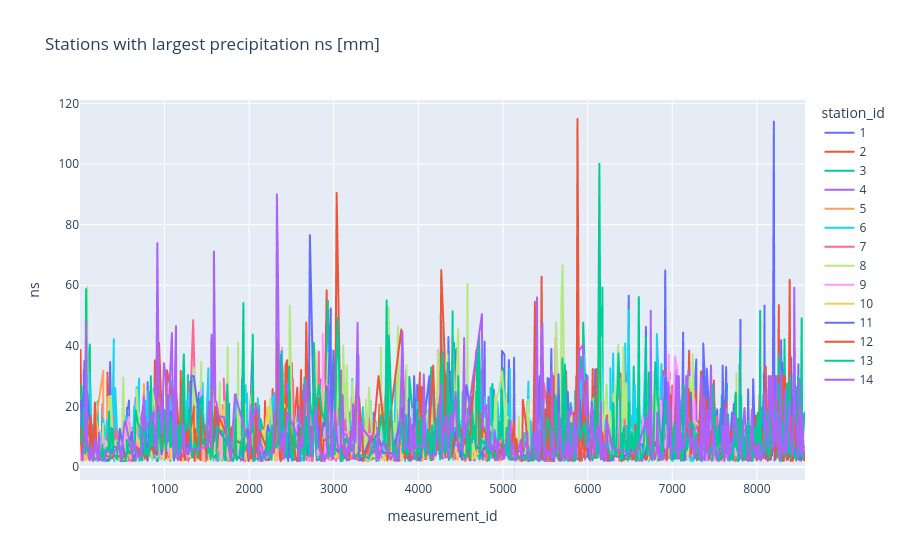

Notebook source saved alongside this figure:
### Code cell
# Formatting DataFrame
stations_high_precipitation = df_view
stations_high_precipitation['measurement_id'] = stations_high_precipitation['measurement_id'].astype('int').values
stations_high_precipitation['ns'] = stations_high_precipitation['ns'].astype('float').values
stations_high_precipitation['station_id'] = stations_high_precipitation['station_id'].astype('int').values
stations_high_precipitation = stations_high_precipitation.sort_values(by=['measurement_id'])
stations_high_precipitation = stations_high_precipitation.sort_values(by=['station_id','measurement_id'])

import plotly.express as px

fig = px.line(stations_high_precipitation, 
                 x="measurement_id", 
                 y="ns", 
                 color="station_id",
                 title="Stations with largest precipitation ns [mm] ")

fig.show()

### Figure 1 — Plotly figure (JSON) as saved in the notebook; plotly's stock layout.template omitted (floating-point values rounded to 4 significant figures; data arrays with more than 128 entries replaced by an {"elided": "..."} marker saying what was removed)
{"data": [{"hovertemplate": "station_id=1<br>measurement_id=%{x}<br>ns=%{y}<extra></extra>", "legendgroup": "1", "line": {"color": "#636efa", "dash": "solid"}, "marker": {"symbol": "circle"}, "mode": "lines", "name": "1", "showlegend": true, "type": "scattergl", "x": {"elided": "657 int values"}, "xaxis": "x", "y": {"elided": "657 float values"}, "yaxis": "y"}, {"hovertemplate": "station_id=2<br>measurement_id=%{x}<br>ns=%{y}<extra></extra>", "legendgroup": "2", "line": {"color": "#EF553B", "dash": "solid"}, "marker": {"symbol": "circle"}, "mode": "lines", "name": "2", "showlegend": true, "type": "scattergl", "x": {"elided": "645 int values"}, "xaxis": "x", "y": {"elided": "645 float values"}, "yaxis": "y"}, {"hovertemplate": "station_id=3<br>measurement_id=%{x}<br>ns=%{y}<extra></extra>", "legendgroup": "3", "line": {"color": "#00cc96", "dash": "solid"}, "marker": {"symbol": "circle"}, "mode": "lines", "name": "3", "showlegend": true, "type": "scattergl", "x": {"elided": "514 int values"}, "xaxis": "x", "y": {"elided": "514 float values"}, "yaxis": "y"}, {"hovertemplate": "station_id=4<br>measurement_id=%{x}<br>ns=%{y}<extra></extra>", "legendgroup": "4", "line": {"color": "#ab63fa", "dash": "solid"}, "marker": {"symbol": "circle"}, "mode": "lines", "name": "4", "showlegend": true, "type": "scattergl", "x": {"elided": "383 int values"}, "xaxis": "x", "y": {"elided": "383 float values"}, "yaxis": "y"}, {"hovertemplate": "station_id=5<br>measurement_id=%{x}<br>ns=%{y}<extra></extra>", "legendgroup": "5", "line": {"color": "#FFA15A", "dash": "solid"}, "marker": {"symbol": "circle"}, "mode": "lines", "name": "5", "showlegend": true, "type": "scattergl", "x": {"elided": "258 int values"}, "xaxis": "x", "y": {"elided": "258 float values"}, "yaxis": "y"}, {"hovertemplate": "station_id=6<br>measurement_id=%{x}<br>ns=%{y}<extra></extra>", "legendgroup": "6", "line": {"color": "#19d3f3", "dash": "solid"}, "marker": {"symbol": "circle"}, "mode": "lines", "name": "6", "showlegend": true, "type": "scattergl", "x": {"elided": "728 int values"}, "xaxis": "x", "y": {"elided": "728 float values"}, "yaxis": "y"}, {"hovertemplate": "station_id=7<br>measurement_id=%{x}<br>ns=%{y}<extra></extra>", "legendgroup": "7", "line": {"color": "#FF6692", "dash": "solid"}, "marker": {"symbol": "circle"}, "mode": "lines", "name": "7", "showlegend": true, "type": "scattergl", "x": {"elided": "398 int values"}, "xaxis": "x", "y": {"elided": "398 float values"}, "yaxis": "y"}, {"hovertemplate": "station_id=8<br>measurement_id=%{x}<br>ns=%{y}<extra></extra>", "legendgroup": "8", "line": {"color": "#B6E880", "dash": "solid"}, "marker": {"symbol": "circle"}, "mode": "lines", "name": "8", "showlegend": true, "type": "scattergl", "x": {"elided": "498 int values"}, "xaxis": "x", "y": {"elided": "498 float values"}, "yaxis": "y"}, {"hovertemplate": "station_id=9<br>measurement_id=%{x}<br>ns=%{y}<extra></extra>", "legendgroup": "9", "line": {"color": "#FF97FF", "dash": "solid"}, "marker": {"symbol": "circle"}, "mode": "lines", "name": "9", "showlegend": true, "type": "scattergl", "x": {"elided": "267 int values"}, "xaxis": "x", "y": {"elided": "267 float values"}, "yaxis": "y"}, {"hovertemplate": "station_id=10<br>measurement_id=%{x}<br>ns=%{y}<extra></extra>", "legendgroup": "10", "line": {"color": "#FECB52", "dash": "solid"}, "marker": {"symbol": "circle"}, "mode": "lines", "name": "10", "showlegend": true, "type": "scattergl", "x": {"elided": "175 int values"}, "xaxis": "x", "y": {"elided": "175 float values"}, "yaxis": "y"}, {"hovertemplate": "station_id=11<br>measurement_id=%{x}<br>ns=%{y}<extra></extra>", "legendgroup": "11", "line": {"color": "#636efa", "dash": "solid"}, "marker": {"symbol": "circle"}, "mode": "lines", "name": "11", "showlegend": true, "type": "scattergl", "x": {"elided": "372 int values"}, "xaxis": "x", "y": {"elided": "372 float values"}, "yaxis": "y"}, {"hovertemplate": "station_id=12<br>measurement_id=%{x}<br>ns=%{y}<extra></extra>", "legendgroup": "12", "line": {"color": "#EF553B", "dash": "solid"}, "marker": {"symbol": "circle"}, "mode": "lines", "name": "12", "showlegend": true, "type": "scattergl", "x": {"elided": "415 int values"}, "xaxis": "x", "y": {"elided": "415 float values"}, "yaxis": "y"}, {"hovertemplate": "station_id=13<br>measurement_id=%{x}<br>ns=%{y}<extra></extra>", "legendgroup": "13", "line": {"color": "#00cc96", "dash": "solid"}, "marker": {"symbol": "circle"}, "mode": "lines", "name": "13", "showlegend": true, "type": "scattergl", "x": {"elided": "608 int values"}, "xaxis": "x", "y": {"elided": "608 float values"}, "yaxis": "y"}, {"hovertemplate": "station_id=14<br>measurement_id=%{x}<br>ns=%{y}<extra></extra>", "legendgroup": "14", "line": {"color": "#ab63fa", "dash": "solid"}, "marker": {"symbol": "circle"}, "mode": "lines", "name": "14", "showlegend": true, "type": "scattergl", "x": {"elided": "431 int values"}, "xaxis": "x", "y": {"elided": "431 float values"}, "yaxis": "y"}], "layout": {"legend": {"title": {"text": "station_id"}, "tracegroupgap": 0}, "title": {"text": "Stations with largest precipitation ns [mm] "}, "xaxis": {"anchor": "y", "domain": [0, 1], "title": {"text": "measurement_id"}}, "yaxis": {"anchor": "x", "domain": [0, 1], "title": {"text": "ns"}}}}
